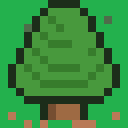
#> input picture herramientas/tiles-originales/arbol.png, 16 x 16 px, given in place of pasto.png, which was not available (shown 8 times larger)
$ python recolorear_tiles.py
#> lines starting #> are read from the running program, lines starting #| are printed output that depends on the picture
#> in main, original is the input picture: PIL image 16x16 RGBA; mean R, G, B, A 54, 140, 60.6, 255
#!/usr/bin/env python3
"""Genera los tiles del juego con la paleta apagada a partir de los originales.

Uso (desde la raiz del repo, requiere Pillow: pip install pillow):

    python herramientas/recolorear_tiles.py

Lee herramientas/tiles-originales/*.png (colores brillantes originales) y escribe
cliente/src/tiles/*.png. Tambien dibuja la fuente (fuente.png, 3 x 3 tiles).
Para cambiar el ambiente del juego, ajusta PALETA y vuelve a ejecutarlo: siempre parte
de los originales, asi que se puede repetir sin que los colores se acumulen.
"""
import colorsys
from pathlib import Path

from PIL import Image, ImageDraw

RAIZ = Path(__file__).resolve().parent.parent
ORIGINALES = RAIZ / "herramientas" / "tiles-originales"
DESTINO = RAIZ / "cliente" / "src" / "tiles"

# Por tile: (cambio de tono en grados, factor de saturacion, factor de brillo).
# Saturacion y brillo bajos = colores apagados; el fondo se ve oscuro y los personajes resaltan.
PALETA = {
    "pasto": (0, 0.40, 0.46),
    "arbol": (0, 0.55, 0.46),
    "agua":  (-28, 0.38, 0.46),   # pantano: de azul brillante a verde turbio
    "arena": (0, 0.45, 0.60),
    "muro":  (0, 0.50, 0.70),
    "suelo": (0, 0.55, 0.66),
}


# Verde del pasto original. El fondo del tile del arbol es este mismo verde: se recolorea igual que
# el pasto para que cada arbol no quede dentro de un cuadro de otro tono.
VERDE_PASTO = (34, 177, 76)


def apagar(imagen, cambio_tono, saturacion, brillo, fondo_como_pasto=False):
#> called with cambio_tono = 0, saturacion = 0.4, brillo = 0.46, fondo_como_pasto = False
    salida = Image.new("RGBA", imagen.size)
#> salida: PIL image 16x16 RGBA; every value is 0
    pixeles = []
    for r, g, b, a in imagen.getdata():
        tono, sat, bri = cambio_tono, saturacion, brillo
        if fondo_como_pasto and (r, g, b) == VERDE_PASTO:
            tono, sat, bri = PALETA["pasto"]
        h, s, v = colorsys.rgb_to_hsv(r / 255, g / 255, b / 255)
        h = (h + tono / 360) % 1.0
        r2, g2, b2 = colorsys.hsv_to_rgb(h, min(1, s * sat), min(1, v * bri))
        pixeles.append((round(r2 * 255), round(g2 * 255), round(b2 * 255), a))
#> this loop made 256 passes
#> (r, g, b, h, s, v, r2, g2) on passes 1 to 3: (34, 177, 76, 0.382, 0.808, 0.694, 0.216, 0.319), (34, 177, 76, 0.382, 0.808, 0.694, 0.216, 0.319), (34, 177, 76, 0.382, 0.808, 0.694, 0.216, 0.319)
#> after the loop, pixeles = 256 items, first 6: (55, 81, 63, 255), (55, 81, 63, 255), (55, 81, 63, 255), (55, 81, 63, 255), (55, 81, 63, 255), (55, 81, 63, 255)
    salida.putdata(pixeles)
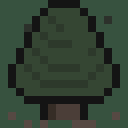
#> salida: PIL image 16x16 RGBA (shown 8 times larger); mean R, G, B, A 49.4, 65.1, 50.6, 255
#> pass 3 of the loop in main, `for nombre, (tono, sat, brillo) in PALETA.items():`:
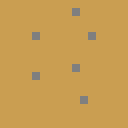
#> input picture herramientas/tiles-originales/arena.png, 16 x 16 px, given in place of agua.png, which was not available (shown 8 times larger)
#> in main, original is the input picture: PIL image 16x16 RGBA; mean R, G, B, A 200.2, 157.3, 82.1, 255
#> the loop in apagar (call 3), `for r, g, b, a in imagen.getdata():` made 256 passes
#> (r, g, b) on passes 1 to 3: (202, 158, 81), (202, 158, 81), (202, 158, 81)
#> in apagar (call 3), `salida.putdata(pixeles)`:
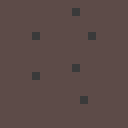
#> salida: PIL image 16x16 RGBA (shown 8 times larger); mean R, G, B, A 92.2, 74.6, 71.7, 255
#> the loop made 6 passes; the first 3 are shown
    return salida


def dibujar_fuente():
    """Fuente redonda de 48 x 48 px (3 x 3 tiles de 16 px) sobre suelo de piedra."""
    imagen = Image.new("RGBA", (48, 48), (74, 66, 56, 255))
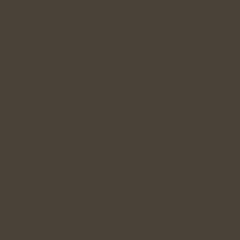
#> imagen: PIL image 48x48 RGBA (shown 5 times larger); mean R, G, B, A 74, 66, 56, 255
    pincel = ImageDraw.Draw(imagen)
    # losas del suelo
    for i in range(0, 48, 8):
        pincel.line([(i, 0), (i, 47)], fill=(66, 59, 50, 255))
        pincel.line([(0, i), (47, i)], fill=(66, 59, 50, 255))
    pincel.ellipse([5, 5, 42, 42], fill=(54, 56, 64, 255))      # sombra
    pincel.ellipse([4, 4, 43, 43], fill=(104, 108, 118, 255))   # borde de piedra
    pincel.ellipse([7, 7, 40, 40], fill=(78, 82, 92, 255))      # cara interior
    pincel.ellipse([9, 9, 38, 38], fill=(62, 96, 104, 255))     # agua
    pincel.ellipse([12, 12, 35, 35], fill=(72, 112, 120, 255))  # agua mas clara
    for y, x0, x1 in [(17, 15, 22), (23, 26, 32), (30, 16, 24)]:  # ondas
        pincel.line([(x0, y), (x1, y)], fill=(118, 160, 168, 255))
    pincel.ellipse([19, 19, 28, 28], fill=(120, 124, 134, 255)) # pedestal
    pincel.ellipse([21, 21, 26, 26], fill=(150, 154, 164, 255)) # surtidor
    return imagen


def main():
    DESTINO.mkdir(parents=True, exist_ok=True)
    for nombre, (tono, sat, brillo) in PALETA.items():
        original = Image.open(ORIGINALES / f"{nombre}.png").convert("RGBA")
        apagar(original, tono, sat, brillo, fondo_como_pasto=(nombre == "arbol")).save(DESTINO / f"{nombre}.png")
        print("tile", nombre)
    dibujar_fuente().save(DESTINO / "fuente.png")
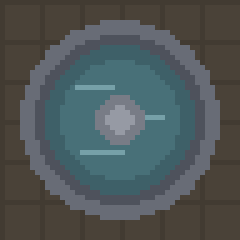
#> saved as fuente.png: PIL image 48x48 RGBA (shown 5 times larger); mean R, G, B, A 78.6, 86.3, 86.7, 255
    print("tile fuente (3 x 3)")


if __name__ == "__main__":
    main()
